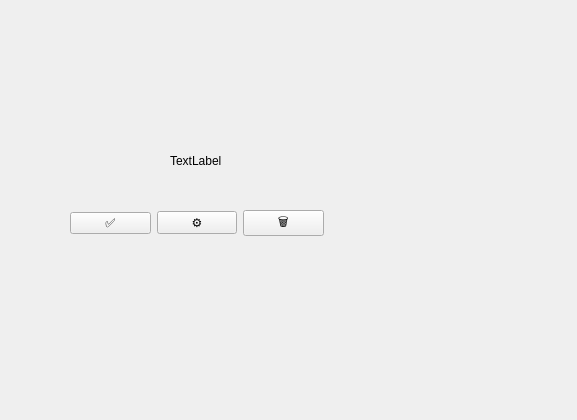
<?xml version="1.0" encoding="UTF-8"?>
<ui version="4.0">
 <class>notaWidget</class>
 <widget class="QWidget" name="notaWidget">
  <property name="geometry">
   <rect>
    <x>0</x>
    <y>0</y>
    <width>577</width>
    <height>420</height>
   </rect>
  </property>
  <property name="windowTitle">
   <string>Form</string>
  </property>
  <widget class="QLabel" name="label">
   <property name="geometry">
    <rect>
     <x>170</x>
     <y>140</y>
     <width>51</width>
     <height>41</height>
    </rect>
   </property>
   <property name="text">
    <string>TextLabel</string>
   </property>
  </widget>
  <widget class="QWidget" name="">
   <property name="geometry">
    <rect>
     <x>70</x>
     <y>210</y>
     <width>254</width>
     <height>26</height>
    </rect>
   </property>
   <layout class="QHBoxLayout" name="horizontalLayout">
    <item>
     <widget class="QPushButton" name="btn_nota_concluir">
      <property name="text">
       <string>✅</string>
      </property>
     </widget>
    </item>
    <item>
     <widget class="QPushButton" name="btn_nota_editar">
      <property name="text">
       <string>⚙️</string>
      </property>
     </widget>
    </item>
    <item>
     <widget class="QPushButton" name="btn_nota_excluir">
      <property name="text">
       <string>🗑️</string>
      </property>
     </widget>
    </item>
   </layout>
  </widget>
 </widget>
 <resources/>
 <connections/>
</ui>
